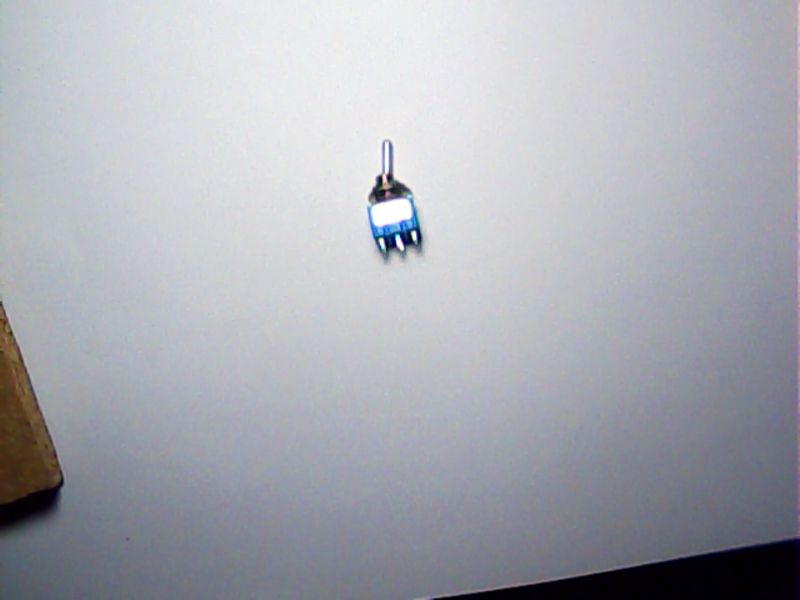
#> input picture Imagenes/Switch1/1.jpg, 800 x 600 px
$ jupyter execute --allow-errors preproceso.ipynb
#> lines starting #> are read from the running program, lines starting #| are printed output that depends on the picture; after the words box and inside, x2 and y2 are one past the last pixel; in counts of white or black regions, pixels touching at a corner belong together
# Inventariador y clasificador de dispositivos electronicos

## Integrantes:
<ul>
    <li>Brayan Calderón<\li>
    <li>Daniel Delgado<\li>
    <li>Mateo Rodriguez<\li>
<\ul>

## Resumen
En el presente documento se presenta el proceso de automatización en el inventariado de diferentes elementos electrónicos mediante el uso de técnicas de inteligencia artificial, más específicamente visión de máquina. La implementación de este proyecto se ejecutará en el establecimiento Sonido B&J ubicado en la ciudad de Valledupar-Colombia.
<p align = "center">

<\p>

## Planteamiento y justificación del problema
El establecimiento Sonido B&J abastece su inventario constantemente por medio de proveedores que entregan la mercancía en cajas. Esta mercancía se encuentra sin clasificar, además durante las actividades comerciales del establecimiento es común que elementos se mezclen. Por todo lo anterior es necesario que una persona se encargue de clasificar y contar cada uno de los elementos.
## Objetivos
### Objetivos generales
<ul>
    <li>Diseñar un software capaz de reconocer, clasificar y cuantificar diferentes elementos electrónicos que se disponen en el establecimiento <\li>
<\ul>

### Objetivos especificos
<ul>
    <li>Diseñar un software capaz de reconocer, clasificar y cuantificar diferentes elementos electrónicos que se disponen en el establecimiento <\li>
        <li>Crear una base de datos lo suficientemente grande para poder identificar, segmentar y clasificar los elementos en casos de la vida real. <\li>
            <li>Extraer y resaltar las características particulares de cada elemento.
 <\li>
     <li>Segmentar cada uno de los elementos.<\li>
         <li>Diseñar e implementar un algoritmo clasificador con el mínimo error admisible <\li>
<\ul>

## Alcance
Debido a la escalabilidad del proyecto y a la gran gama de elementos electrónicos que existen en el mercado, se limitará el desarrollo del algoritmo a elementos de tipo switch. El sistema desarrollado será utilizado para evaluar la viabilidad de la implementación para un mayor alcance en el establecimiento.
## Preprocesamiento de Imagenes

[cell 1]
import numpy as np
import cv2
from matplotlib import pyplot as plt

# Recortar Imagenes y guardar en nuevo path

[cell 2]
import cv2
from os import scandir

# Función para realizar el crop de las imagenes
def cropfile(pathin,pathout, x, y, w, h,ws):
#> called with pathin = 'Imagenes/Switch1/1.jpg', pathout = 'Imagenes/Switch1/crop/1_crop.png', x = 250, y = 90, w = 300, h = 200, ws = 1
    img = cv2.imread(pathin)
#> img is the input picture: shape (600, 800, 3); mean B, G, R 179.8, 172.1, 170.2
    crop_img = img[y:y+h, x:x+w]
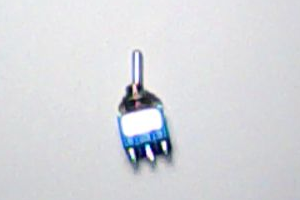
#> crop_img: shape (200, 300, 3); mean B, G, R 220.8, 216.4, 214.8
    if ws:
        cv2.imwrite(pathout, crop_img)
    else:
        test_images.append(crop_img)

#Función para encontrar todas las imagenes que están en un directorio
def ls1(path):
    return [obj.name for obj in scandir(path) if obj.is_file()]

#Función para separar el nombre del archivo
def splitfilename(filename):
    sname=""
    sext=""
    i=filename.rfind(".")
    if(i!=0):
        n=len(filename)
        j=n-i-1
        sname=filename[0:i]
        sext=filename[-j:]
    return sext, sname

#Arreglo de imagenes de prueba
test_images = []

#> (the rest of this cell did not finish here and is left out)


[cell 3]
j = 4
gray_images = []
color_images = []
for i in range(len(test_images)):
        image = cv2.cvtColor(test_images[i], cv2.COLOR_BGR2RGB )
        image2 = cv2.cvtColor(test_images[i], cv2.COLOR_BGR2GRAY)
        gray_images.append(image2)
        color_images.append(image)
        plt.subplot(2,3,i+1), plt.imshow(image, cmap=plt.cm.gray)
        titles = ["Switch 1","Switch 2","Switch 3"]
        plt.title(titles[i])
        plt.subplot(2,3,j), plt.imshow(image2, cmap=plt.cm.gray)
        j +=1
        plt.xticks([]),plt.yticks([])
        plt.subplots_adjust(top=2, bottom=0.1, left=0.10, right=2.5, hspace=0.1, wspace=0.2)
#> this loop made 1 pass
#> (titles, j) on pass 1: (['Switch 1', 'Switch 2', 'Switch 3'], 5)
#> pass 1, `image2 = cv2.cvtColor(test_images[i], cv2.COLOR_BGR2GRAY)`:
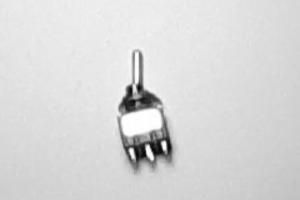
#> image2: shape (200, 300); min 4, max 255, mean 216.4
#> after the loop, color_images = 1 item; gray_images = 1 item; j = 5
plt.show()
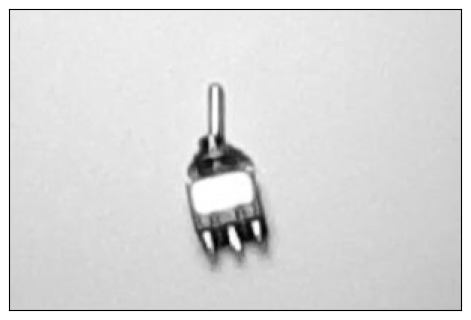
#> figure drawn by matplotlib, 2 panels

# Binary Tresh

[cell 4]
j = 4
for i in range(len(gray_images)):
    ret,thresh1 = cv2.threshold(gray_images[i],190,255,cv2.THRESH_BINARY)
    plt.subplot(2,3,i+1),plt.imshow(thresh1,'gray',vmin=0,vmax=255)
    titles = ["Switch 1","Switch 2","Switch 3"]
    plt.title(titles[i])
    plt.subplot(2,3,j),plt.imshow(color_images[i],'gray',vmin=0,vmax=255)
    j +=1
    plt.xticks([]),plt.yticks([])
    plt.subplots_adjust(top=2, bottom=0.1, left=0.10, right=3, hspace=0.1, wspace=0.2)
#> this loop made 1 pass
#> pass 1, `ret,thresh1 = cv2.threshold(gray_images[i],190,255,cv2.THRESH_BINARY)`:
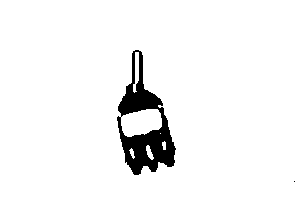
#> thresh1: shape (200, 300); 95.1% white; 2 black regions (1 under 20 px), largest, box (x1, y1, x2, y2) and area: (117, 50, 176, 175) 2926
#> after the loop, j = 5

# Adaptative Mean Tresholding

[cell 5]
j = 4
for i in range(len(gray_images)):
    img = cv2.medianBlur(gray_images[i],5)
    th2 = cv2.adaptiveThreshold(img,255,cv2.ADAPTIVE_THRESH_MEAN_C,\
            cv2.THRESH_BINARY,11,2)
    plt.subplot(2,3,i+1),plt.imshow(th2,'gray',vmin=0,vmax=255)
    titles = ["Switch 1", "Switch 2", "Switch 3"]
    plt.title(titles[i])
    plt.subplot(2,3,j),plt.imshow(color_images[i],'gray',vmin=0,vmax=255)
    j +=1
    plt.xticks([]),plt.yticks([])

    plt.subplots_adjust(top=2, bottom=0.1, left=0.10, right=3, hspace=0.1, wspace=0.2)
#> this loop made 1 pass
#> pass 1, `th2 = cv2.adaptiveThreshold(img,255,cv2.ADAPTIVE_THRESH_MEAN_C,\ cv2.T..`:
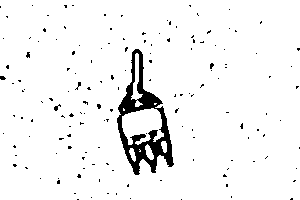
#> th2: shape (200, 300); 95.1% white; 150 black regions (148 under 20 px), largest, box (x1, y1, x2, y2) and area: (117, 49, 174, 175) 2281, (54, 104, 61, 111) 22
#> after the loop, j = 5

# Adaptative Gaussian Treshold

[cell 6]
j = 4
gaussian_images = []
for i in range(len(gray_images)):
    img = cv2.medianBlur(gray_images[i],5)
    th2 = cv2.adaptiveThreshold(img,255,cv2.ADAPTIVE_THRESH_GAUSSIAN_C,\
            cv2.THRESH_BINARY,11,2)
    gaussian_images.append(th2)
    plt.subplot(2,3,i+1),plt.imshow(th2,'gray',vmin=0,vmax=255)
    titles = ["Switch 1", "Switch 2", "Switch 3"]
    plt.title(titles[i])
    plt.subplot(2,3,j),plt.imshow(color_images[i],'gray',vmin=0,vmax=255)
    j +=1
    plt.xticks([]),plt.yticks([])

    plt.subplots_adjust(top=2, bottom=0.1, left=0.10, right=3, hspace=0.1, wspace=0.2)
#> this loop made 1 pass
#> pass 1, `th2 = cv2.adaptiveThreshold(img,255,cv2.ADAPTIVE_THRESH_GAUSSIAN_C,\ c..`:
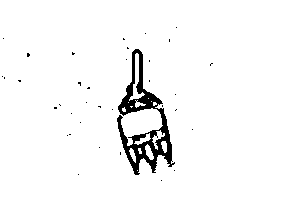
#> th2: shape (200, 300); 96.3% white; 36 black regions (35 under 20 px), largest, box (x1, y1, x2, y2) and area: (117, 49, 175, 175) 2136
#> after the loop, gaussian_images = 1 item; j = 5

# Salt and Pepper Filter

[cell 7]
j = 4
for i in range(len(gaussian_images)):
    blur= cv2.medianBlur(gaussian_images[i], 5)
    plt.subplot(2,3,i+1),plt.imshow(blur,'gray',vmin=0,vmax=255)
    titles = ["Switch 1", "Switch 2", "Switch 3"]
    plt.title(titles[i])
    plt.subplot(2,3,j),plt.imshow(gaussian_images[i],'gray',vmin=0,vmax=255)
    j +=1
    plt.xticks([]),plt.yticks([])
    plt.subplots_adjust(top=2, bottom=0.1, left=0.10, right=3, hspace=0.1, wspace=0.2)
#> this loop made 1 pass
#> pass 1, `blur= cv2.medianBlur(gaussian_images[i], 5)`:
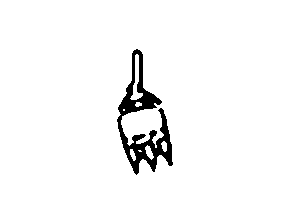
#> blur: shape (200, 300); 96.3% white; 1 black region, box (x1, y1, x2, y2) and area: (117, 49, 173, 175) 2208
#> after the loop, j = 5
plt.show()

# Escenario Posible

[cell 8]
ima1 = cv2.imread('Imagenes/Escenarios/1.jpg',1)
image = cv2.cvtColor(ima1, cv2.COLOR_BGR2RGB )
image2 = cv2.cvtColor(ima1, cv2.COLOR_BGR2GRAY)
#> image2: shape (600, 800)
plt.subplot(1,2,1), plt.imshow(image, cmap=plt.cm.gray)
plt.subplot(1,2,2), plt.imshow(image2, cmap=plt.cm.gray)
plt.xticks([]),plt.yticks([])
plt.subplots_adjust(top=2, bottom=0.1, left=0.10, right=2.5, hspace=0.1, wspace=0.2)
plt.show()

[cell 9]
img = cv2.medianBlur(image2,5)
#> img: shape (600, 800)
th2 = cv2.adaptiveThreshold(img,255,cv2.ADAPTIVE_THRESH_GAUSSIAN_C,\
            cv2.THRESH_BINARY,11,2)
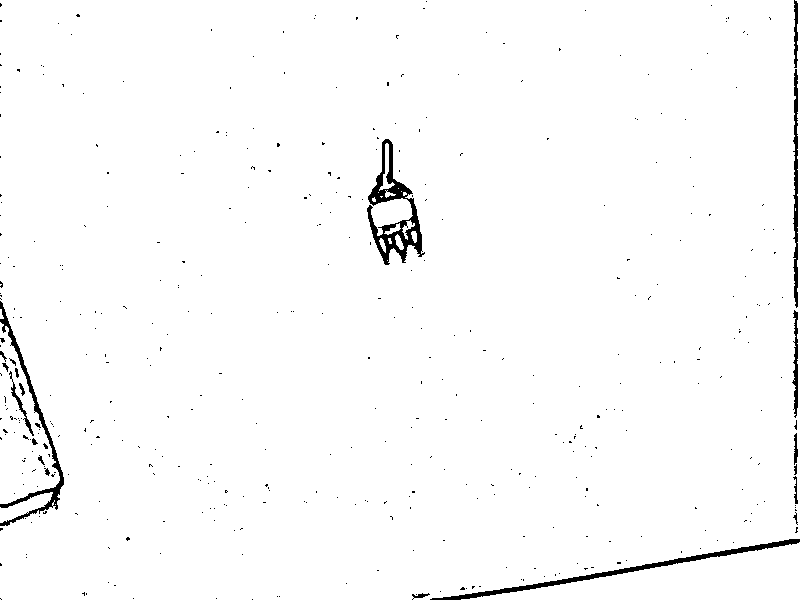
#> th2: shape (600, 800); 98.3% white; 428 black regions (409 under 20 px), largest, box (x1, y1, x2, y2) and area: (367, 139, 425, 265) 2136, (430, 539, 800, 600) 1694, (0, 301, 64, 526) 1390
plt.subplot(1,2,1),plt.imshow(th2,'gray',vmin=0,vmax=255)
plt.subplot(1,2,2),plt.imshow(img,'gray',vmin=0,vmax=255)
plt.xticks([]),plt.yticks([])
plt.subplots_adjust(top=2, bottom=0.1, left=0.10, right=3, hspace=0.1, wspace=0.2)

[cell 10]
blur= cv2.medianBlur(th2, 5)
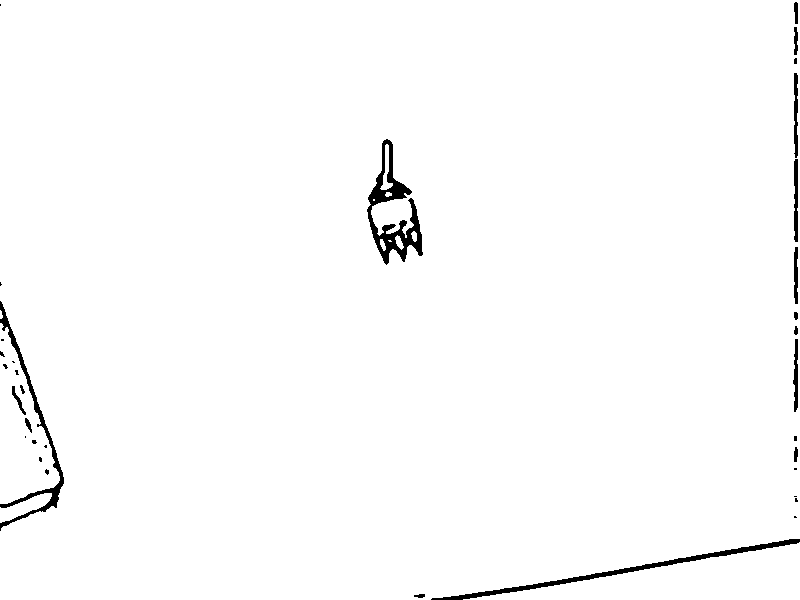
#> blur: shape (600, 800); 98.5% white; 34 black regions (18 under 20 px), largest, box (x1, y1, x2, y2) and area: (367, 139, 423, 265) 2208, (431, 539, 800, 600) 1695, (0, 301, 64, 531) 1424
plt.subplot(1,2,1),plt.imshow(blur,'gray',vmin=0,vmax=255)
plt.subplot(1,2,2),plt.imshow(th2,'gray',vmin=0,vmax=255)
plt.xticks([]),plt.yticks([])
plt.subplots_adjust(top=2, bottom=0.1, left=0.10, right=3, hspace=0.1, wspace=0.2)
plt.show()
